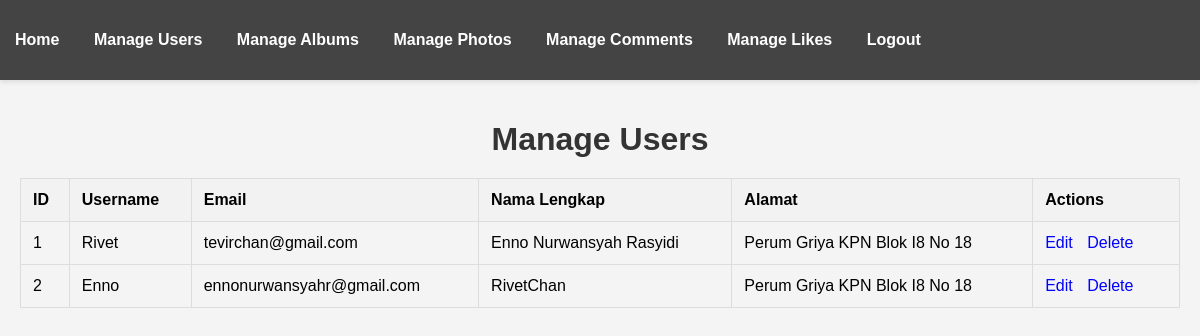
The app's page /gallery/admin/manage_users.php (signed in), older data.
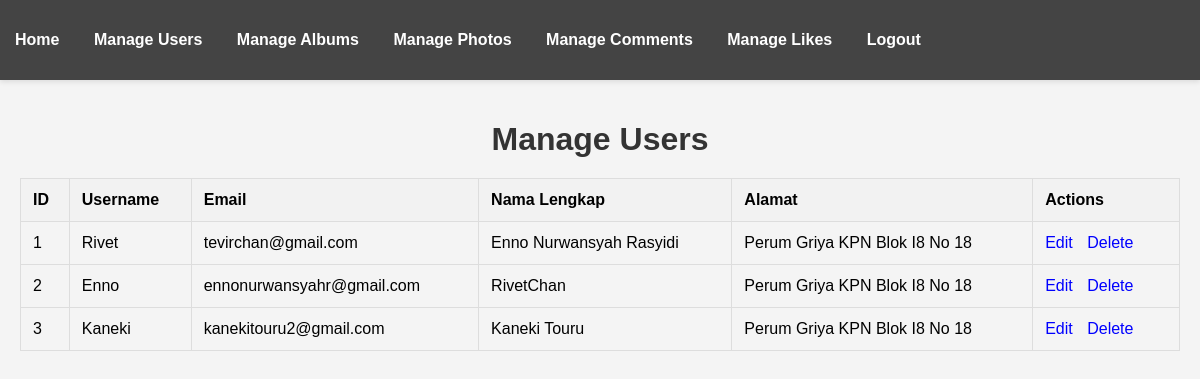
The same page, newer data.
### tables this page shows
CREATE TABLE `user` (
  `UserID` int(11) NOT NULL,
  `Username` varchar(255) NOT NULL,
  `Email` varchar(255) NOT NULL,
  `Password` varchar(255) NOT NULL,
  `NamaLengkap` varchar(225) NOT NULL,
  `Alamat` varchar(225) NOT NULL,
  `Level` int(11) DEFAULT 2,
  `FotoUser` varchar(225) NOT NULL
);

### gallery/admin/manage_users.php (the view, shortened to what this page needs)
<?php
include_once("../config/koneksi.php");
$sql_users = "SELECT * FROM user";
$result_users = $kon->query($sql_users);
?>
<!DOCTYPE html>
<html lang="en">
<head>
    <link href="css/admin.css" rel="stylesheet">
</head>
<body>
<?php include('admin_nav.php'); ?>
<div class="container">
    <h1>Manage Users</h1>
    <table>
        <thead>
            <tr>
                <th>ID</th>
                <th>Username</th>
                <th>Email</th>
                <th>Nama Lengkap</th>
                <th>Alamat</th>
                <th>Actions</th>
            </tr>
        </thead>
        <tbody>
            <?php while($user = $result_users->fetch_assoc()): ?>
            <tr>
                <td><?php echo $user['UserID']; ?></td>
                <td><?php echo $user['Username']; ?></td>
                <td><?php echo $user['Email']; ?></td>
                <td><?php echo $user['NamaLengkap']; ?></td>
                <td><?php echo $user['Alamat']; ?></td>
                <td>
                    <a href="user/edit_user.php?id=<?php echo $user['UserID']; ?>">Edit</a>
                    <a href="user/delete_user.php?id=<?php echo $user['UserID']; ?>" onclick="return confirm('Are you sure you want to delete this user?')">Delete</a>
                </td>
            </tr>
            <?php endwhile; ?>
        </tbody>
    </table>
</div>
</body>
</html>

Row changes from the older to the newer data that the page shows:
added user: UserID "3", Username "Kaneki", Email "kanekitouru2@gmail.com", NamaLengkap "Kaneki Touru", Alamat "Perum Griya KPN Blok I8 No 18"
